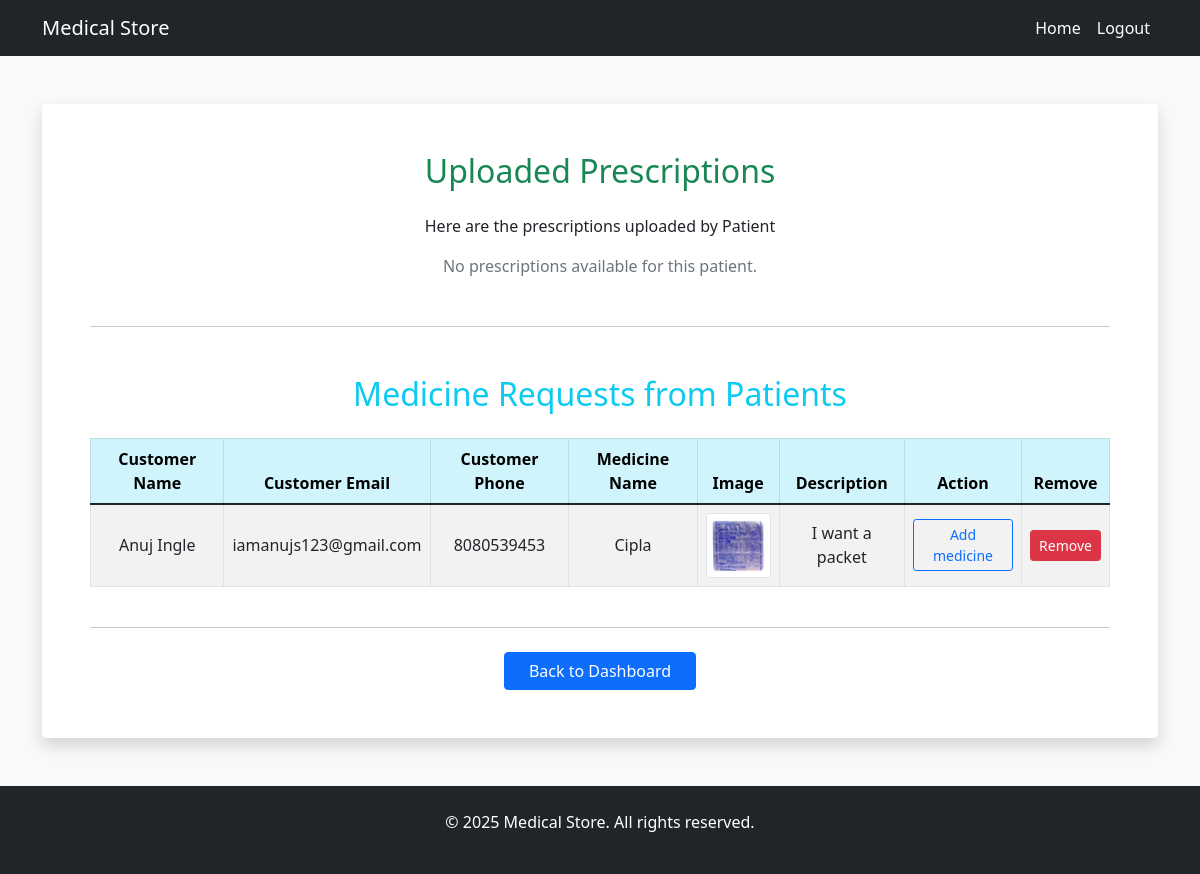
/view-uploaded-prescriptions/ (signed in), run on the app's committed database.
### Customer/models.py (models this page shows, shortened)
class MedicineRequest(models.Model):
    customer = models.ForeignKey('CustomerUser', on_delete=models.CASCADE)
    name = models.CharField(max_length=255)
    image = models.ImageField(upload_to='medicine_requests/', null=True, blank=True)
    description = models.TextField(null=True, blank=True)
    def image_tag(self):
        if self.image:
            return format_html('<img src="{}" style="max-height: 100px; max-width: 100px;" />', self.image.url)
        return "No Image"
    image_tag.short_description = 'Image'
    image_tag.allow_tags = True  # optional, not needed in newer Django

class CustomerUser(AbstractUser):
    username = None
    email = models.EmailField(unique=True)
    phone = models.CharField(max_length=15, unique=True)
    name = models.CharField(max_length=100, null=True, blank=True)
    address = models.CharField(max_length=255, blank=True, null=True)
    USERNAME_FIELD = 'email'
    REQUIRED_FIELDS = ['phone']
    objects = CustomerUserManager()

### medical/views.py (the view)
# urls.py: path('view-uploaded-prescriptions/', views.view_uploaded_prescriptions, name='view_uploaded_prescriptions'),
def view_uploaded_prescriptions(request):
    user_id = request.session.get('user_id')
    if not user_id:
        messages.error(request, "Please login to access your prescriptions.")
        return redirect('medical:medical_login')
    try:
        user = MediRegistration.objects.get(id=user_id)
    except MediRegistration.DoesNotExist:
        messages.error(request, "User not found.")
        return redirect('medical:medical_login')
    today = date.today()
    patient_id = request.GET.get('patient_id')
    if patient_id:
        try:
            customer = CustomerUser.objects.get(id=patient_id)
            prescriptions = Prescription.objects.filter(
                customer=customer,
                upload_time__date=today  # ✅ Corrected field name
            )
        except CustomerUser.DoesNotExist:
            messages.error(request, "Patient not found.")
            return redirect('medical:medical_dashboard')
    else:
        prescriptions = Prescription.objects.filter(upload_time__date=today)  # ✅ Corrected
        customer = None
    prescriptions = prescriptions.annotate(
        bill_id=Subquery(
            PrescriptionBill.objects.filter(prescription=OuterRef('pk')).values('id')[:1]
        )
    )
    medreq = MedicineRequest.objects.all()
    return render(request, 'medical/view_uploaded_prescriptions.html', {
        'user': user,
        'prescriptions': prescriptions,
        'customer': customer,
        'medicine_requests': medreq
    })

### medical/templates/medical/view_uploaded_prescriptions.html (shortened to what this page needs)
{% extends 'medical_base.html' %}
{% load static crispy_forms_tags %}
{% block content %}
<div class="container mt-5">
    <div class="bg-white p-5 shadow rounded text-center">
        <h2 class="text-success mb-4"> Uploaded Prescriptions  {{ customer.name }}</h2>
        <p>Here are the prescriptions uploaded by Patient <strong>{{ customer.name }}</strong></p>
        {% if prescriptions %}
            <div class="table-responsive">
                <table class="table table-bordered table-striped align-middle">
                    <thead class="table-success">
                    <tr>
                        <th>Prescription File</th>
                        <th>Uploaded At</th>
                        <th>Status</th>
                        <th>Notes</th>
                        <th>Action</th>
                        <th>Remove</th>
                    </tr>
                    </thead>
                    <tbody>
                    {% for prescription in prescriptions %}
                    <tr>
                        <td>
                            {% if prescription.prescription_file %}
                                {% if ".jpg" in prescription.prescription_file.url or ".jpeg" in prescription.prescription_file.url or ".png" in prescription.prescription_file.url %}
                                    <img src="{{ prescription.prescription_file.url }}" width="80" height="80" class="img-thumbnail">
                                {% else %}
                                    <a href="{{ prescription.prescription_file.url }}" target="_blank">
                                        View File ({{ prescription.prescription_file.name|slice:"20" }})
                                    </a>
                                {% endif %}
                            {% else %}
                                N/A
                            {% endif %}
                        </td>
                        <td>{{ prescription.upload_time|date:"d M Y H:i" }}</td>
                        <td>
                            <span class="badge {% if prescription.status == 'Delivered' %}bg-success{% else %}bg-warning text-dark{% endif %}">
                                {{ prescription.status }}
                            </span>
                        </td>
                        <td>
                            {% if prescription.notes %}
                                {{ prescription.notes }}
                            {% else %}
                                <span class="text-muted">No notes</span>
                            {% endif %}
                        </td>
                        <td>
                            {% if prescription.bill %}
                                <button class="btn btn-secondary btn-sm" disabled>
                                    Bill Already Generated
                                </button>
                            {% else %}
                                <a href="{% url 'medical:view_prescription_and_generate_bill' prescription.id %}" class="btn btn-outline-success btn-sm">
                                    View & Generate Bill
                                </a>
                            {% endif %}
                        </td>
                        <td>
                            <button class="btn btn-danger btn-sm" onclick="removeRow(this)">Remove</button>
                        </td>
                    </tr>
                    {% endfor %}
                    </tbody>
                </table>
            </div>
        {% else %}
            <p class="text-muted">No prescriptions available for this patient.</p>
        {% endif %}
        <hr class="my-5">
        <h2 class="text-info mb-4">Medicine Requests from Patients {{ request.customer.name }}</h2>
        {% if medicine_requests %}
            <div class="table-responsive">
                <table class="table table-bordered table-striped align-middle">
                    <thead class="table-info">
                    <tr>
                        <th>Customer Name</th>
                        <th>Customer Email</th>
                        <th>Customer Phone</th>
                        <th>Medicine Name</th>
                        <th>Image</th>
                        <th>Description</th>
                        <th>Action</th>
                        <th>Remove</th>
                    </tr>
                    </thead>
                    <tbody>
                    {% for request in medicine_requests %}
                    <tr>
                        <td>{{ request.customer.name }}</td>
                        <td>{{ request.customer.email }}</td>
                        <td>{{ request.customer.phone }}</td>
                        <td>{{ request.name }}</td>
                        <td>
                            {% if request.image %}
                                <img src="{{ request.image.url }}" width="70" height="70" class="img-thumbnail"
                                     style="cursor: zoom-in;" onclick="toggleImageEnlargement(this)">
                            {% else %}
                                <span class="text-muted">No Image</span>
                            {% endif %}
                        </td>
                        <td>
                            {% if request.description %}
                                {{ request.description }}
                            {% else %}
                                <span class="text-muted">No description provided</span>
                            {% endif %}
                        </td>
                        <td>
                            <a href="{% url 'medical:add_medicine' %}" class="btn btn-outline-primary btn-sm">
                                Add medicine
                            </a>
                        </td>
                        <td>
                            <button class="btn btn-danger btn-sm" onclick="removeRow(this)">Remove</button>
                        </td>
                    </tr>
                    {% endfor %}
                    </tbody>
                </table>
            </div>
        {% else %}
            <p class="text-muted">No medicine requests available for this patient.</p>
        {% endif %}
        <hr class="my-4">
        <a href="{% url 'medical:medical_dashboard' %}" class="btn btn-primary px-4">Back to Dashboard</a>
    </div>
</div>
{% endblock %}

### medical/static/css/style.css (style rules this page uses)
body { background-color: #f9f9f9; font-family: 'Segoe UI', sans-serif; }

### data on the page
MedicineRequest: customer.name "Anuj Ingle", customer.email "iamanujs123@gmail.com", customer.phone "8080539453", name "Cipla", image (picture), description "I want a packet"
